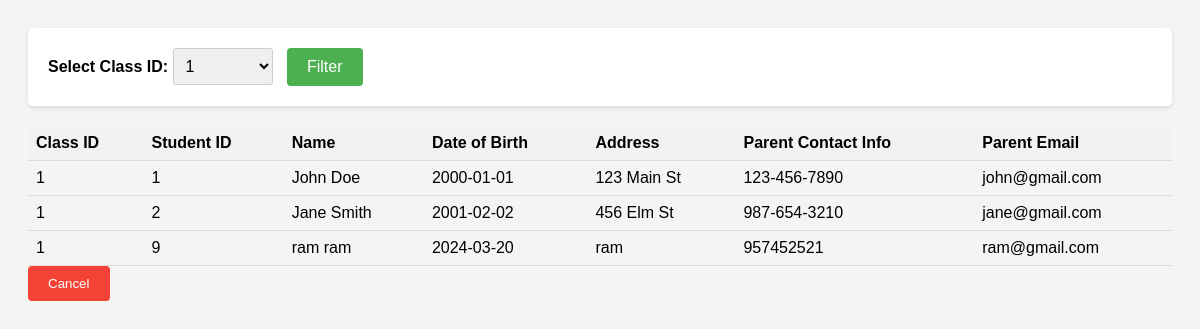
/seestudent_a.php?class_id=1, run on the app's committed database.
### tables this page shows
CREATE TABLE `Student` (
  `student_id` int(11) NOT NULL,
  `first_name` varchar(50) DEFAULT NULL,
  `last_name` varchar(50) DEFAULT NULL,
  `date_of_birth` date DEFAULT NULL,
  `address` varchar(100) DEFAULT NULL,
  `parent_contact_info` varchar(100) DEFAULT NULL,
  `parent_email` varchar(255) DEFAULT NULL,
  `class_id` varchar(200) DEFAULT NULL
);

### seestudent_a.php (the view, shortened to what this page needs)
<!DOCTYPE html>
<html lang="en">
<head>
</head>
<body>
    <div class="filter-form">
        <form method="get">
            <label for="class_id">Select Class ID:</label>
            <select name="class_id" id="class_id">
                <?php
                for ($i = 1; $i <= 10; $i++) {
                    echo "<option value='$i'>$i</option>";
                }
                ?>
            </select>
            <button type="submit">Filter</button>
        </form>
    </div>
    <?php
    $servername = "localhost";
    $username = "root";
    $password = "";
    $dbname = "school";
    $conn = new mysqli($servername, $username, $password, $dbname);
    if(isset($_GET['class_id'])){
        $class_id = intval($_GET['class_id']);
        $sql = "SELECT * FROM Student WHERE class_id = $class_id";
        $result = $conn->query($sql);
        if ($result->num_rows > 0) {
            echo "<table>";
            echo "<tr><th>Class ID</th><th>Student ID</th><th>Name</th><th>Date of Birth</th><th>Address</th><th>Parent Contact Info</th><th>Parent Email</th></tr>";
            while($row = $result->fetch_assoc()) {
                echo "<tr>";
                echo "<td>" . $row["class_id"] . "</td>";
                echo "<td>" . $row["student_id"] . "</td>";
                echo "<td>" . $row["first_name"] . " " . $row["last_name"] . "</td>";
                echo "<td>" . $row["date_of_birth"] . "</td>";
                echo "<td>" . $row["address"] . "</td>";
                echo "<td>" . $row["parent_contact_info"] . "</td>";
                echo "<td>" . $row["parent_email"] . "</td>";
                echo "</tr>";
            }
            echo "</table>";
        } else {
            echo "0 results";
        }
    }
    ?>
    <button onclick="window.location.href = 'admin.php';" style="padding: 10px 20px; background-color: #f44336; color: #fff; border: none; border-radius: 4px; cursor: pointer; transition: background-color 0.3s ease;">Cancel</button>
</body>
</html>

### seestudent_a.php (style rules this page uses)
body { font-family: Arial, sans-serif; background-color: #f4f4f4; padding: 20px; }
.filter-form { margin-bottom: 20px; padding: 20px; background-color: #fff; border-radius: 5px; box-shadow: 0 2px 5px rgba(0, 0, 0, 0.1); }
.filter-form label { font-weight: bold; }
.filter-form select { padding: 8px; border: 1px solid #ccc; border-radius: 3px; width: 100px; margin-right: 10px; font-size: 16px; }
.filter-form button { padding: 10px 20px; background-color: #4CAF50; color: white; border: none; border-radius: 4px; cursor: pointer; transition: background-color 0.3s ease; font-size: 16px; }
table { width: 100%; border-collapse: collapse; margin-top: 20px; }
th, td { padding: 8px; text-align: left; border-bottom: 1px solid #ddd; }
th { background-color: #f2f2f2; }

### data on the page
student: class "1", student_id "1", first_name "John", last_name "Doe", date_of_birth "2000-01-01", address "123 Main St", parent_contact_info "123-456-7890", parent_email "john@gmail.com"
student: class "1", student_id "2", first_name "Jane", last_name "Smith", date_of_birth "2001-02-02", address "456 Elm St", parent_contact_info "987-654-3210", parent_email "jane@gmail.com"
student: class "1", student_id "9", first_name "ram", last_name "ram", date_of_birth "2024-03-20", address "ram", parent_contact_info "957452521", parent_email "ram@gmail.com"

### other printed values
form field class_id "1"
